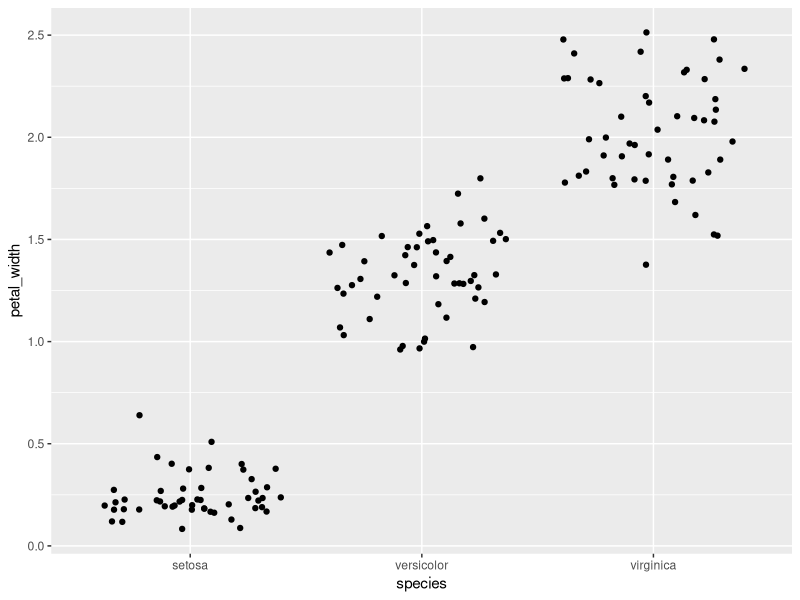
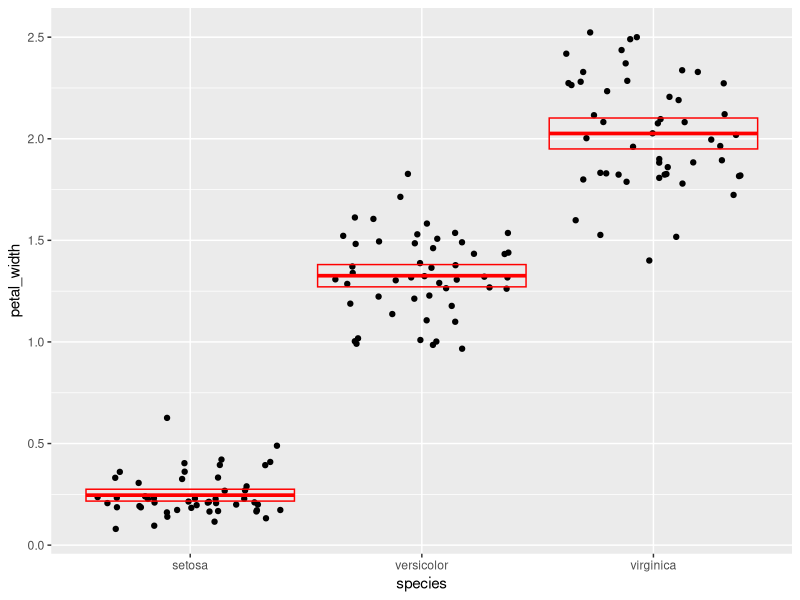
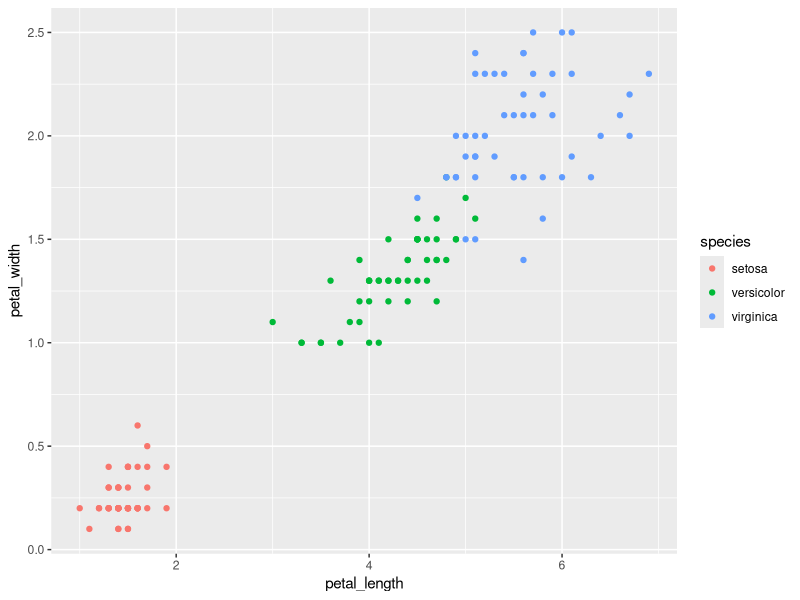

Generate these figures, in order, with R:
library(tidyverse)    # load the tidyverse package

iris <- as_tibble(iris) # so it prints a little nicer


#Question 1

i2 <- rename(
  iris,
  sepal_length = Sepal.Length,
  sepal_width = Sepal.Width,
  petal_length = Petal.Length,
  petal_width = Petal.Width,
  species = Species
  )
i2

#Question 2

numerical_mm <- mutate(i2,
                sepal_length = sepal_length * 10,
                sepal_width = sepal_width * 10,
                petal_length = petal_length * 10,
                petal_width = petal_width * 10
)

numerical_mm


#Question 3 

i3 <- mutate(i2, sepal_area = sepal_length * sepal_width,
             petal_area = petal_length * petal_width)
i3

#Question 4

i4 <- summarize (i3,
            sl_sample_size = n(),
            sl_max = max(sepal_length), 
            sl_min = min(sepal_length),
            sl_range = (sl_max - sl_min),
            sl_median = median(sepal_length),
            sl_iqr = IQR(sepal_length),
            q1 = quantile(sepal_length, probs = 0.25),
            q3 = quantile(sepal_length, probs = 0.75)
             )
            i4
            
#Question 5

i5 <- group_by(i2, species)

            
i6 <- summarize(i5, sample_size = n(),
             pw_mean = mean(petal_width),
             pw_sd = sd(petal_width),
             pw_var = var(petal_width), 
             pw_sem = pw_sd/ sqrt (n()),
             pw_ciupper = pw_mean + 1.96 * pw_sem, 
             pw_cilower = pw_mean - 1.96 * pw_sem
             )
i6
# Question 6 

ggplot(data = i2) + 
  geom_jitter(mapping = aes(x = species, y = petal_width))

#Question 7 

i7 <- summarize (i5,
pw_mean = mean(petal_width),
pw_sem = sd(petal_width)/ sqrt (n()),
pw_ciupper = pw_mean + 1.96 * pw_sem, 
pw_cilower = pw_mean - 1.96 * pw_sem)
i7

ggplot(data = i2) +
  geom_jitter(mapping = aes(x = species, y = petal_width)) +
  geom_crossbar(
    data = i7, 
    mapping = aes(x = species, y = pw_mean, ymax = pw_ciupper, 
                  ymin = pw_cilower),
    color = "red"
  )



#Question 8 

ggplot(data = i2) +
  geom_point(mapping = aes(x = petal_length, y = petal_width , color = species))









